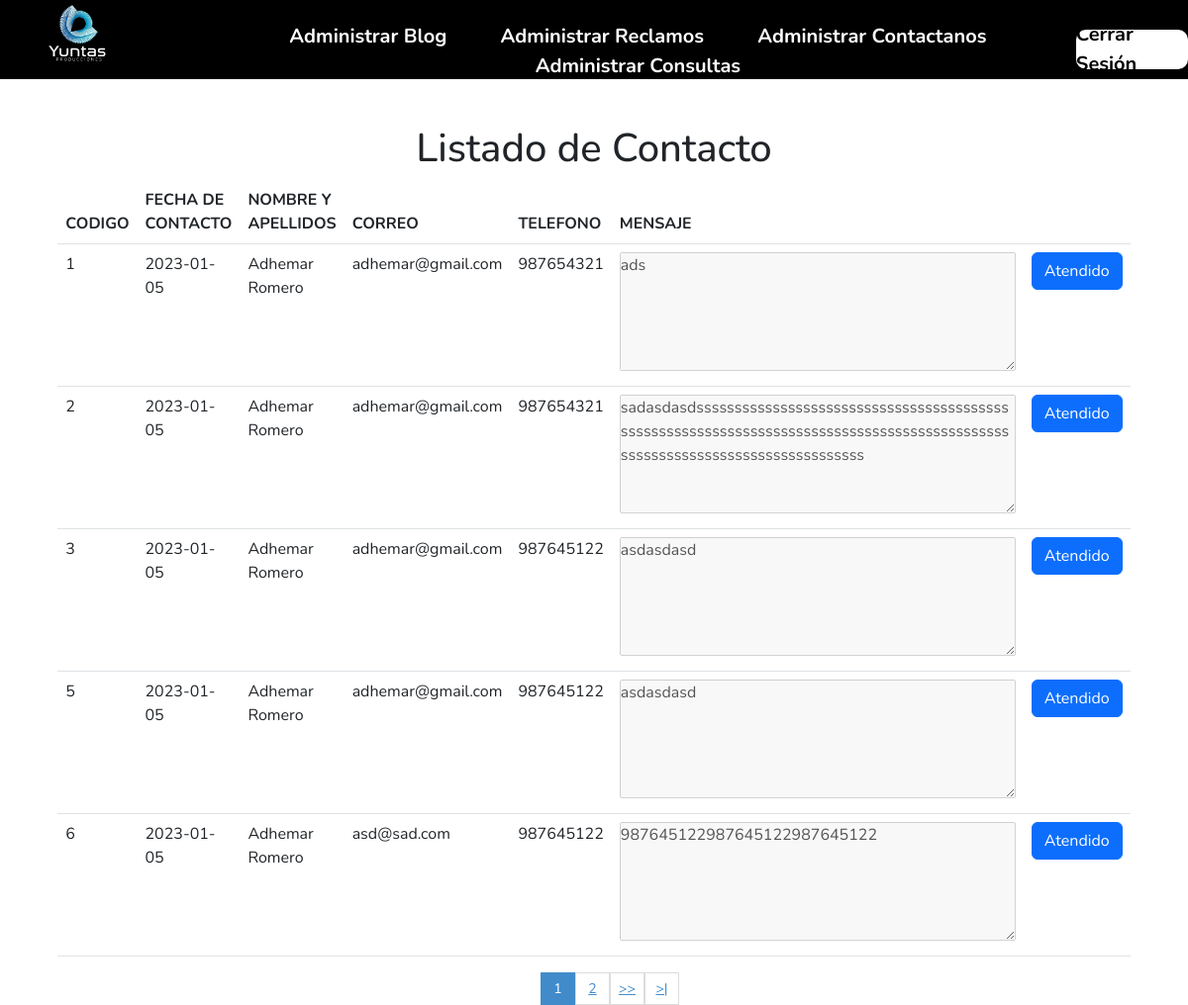
The page /admin/contactanos (signed in) on the database its author committed.
### tables this page shows
CREATE TABLE `contactanos` (
  `codigo` int(11) NOT NULL,
  `nomApe` varchar(200) NOT NULL,
  `correo` varchar(150) NOT NULL,
  `telf` int(11) NOT NULL,
  `msg` varchar(500) NOT NULL,
  `fechaContacto` date DEFAULT NULL,
  `estado` int(11) NOT NULL DEFAULT 1
);

### admin/controllers/contactanos.php (called while the page is built, shortened)
<?php
class Contactanos extends Controlador
{
	function mostrarVista()
	{
		$nombre = "contactanos";
		$fileName = "views/" . $nombre . "/index.php";
		require_once("$fileName");
	}
}
?>

### admin/index.php (called while the page is built, shortened)
<?php
	require_once("class/ruteador.php");
	$ruteador = new Ruteador();
?>

### admin/views/contactanos/index.php (the view, shortened to what this page needs)
<!DOCTYPE html>
<html lang="es">
<head>
  <link href="https://cdn.jsdelivr.net/npm/bootstrap@5.2.0-beta1/dist/css/bootstrap.min.css" rel="stylesheet">
  <link rel="stylesheet" href="public/css/contactanos.css">
</head>
<body>
  <?php require_once("views/layouts/navbar.php");?>
  <main>
    <header style="display: flex;">
      <h1>Listado de Contacto</h1>
    </header>
    <table class="table">
      <thead>
        <tr>
            <th scope="col">CODIGO</th>
            <th scope="col">FECHA DE CONTACTO</th>
            <th scope="col">NOMBRE Y APELLIDOS</th>
            <th scope="col">CORREO</th>
            <th scope="col">TELEFONO</th>
            <th scope="col">MENSAJE</th>
            <th scope="col"></th>
        </tr>
      </thead>
      <tbody>
        <?php
        include "core/conexion.php";
        $sql_registe = mysqli_query($conn,"SELECT COUNT(*) as total_registro FROM contactanos WHERE estado = 1");
        $result_register = mysqli_fetch_array($sql_registe);
        $total_registro = $result_register['total_registro'];
        $por_pagina = 5;
        if(empty($_GET['pagina']))
        {
          $pagina = 1;
        }else{
          $pagina = $_GET['pagina'];
        }
        $desde = ($pagina-1) * $por_pagina;
        $total_paginas = ceil($total_registro / $por_pagina);
        $query = mysqli_query($conn,"SELECT * FROM contactanos
                                     WHERE estado = 1
                                     ORDER BY codigo
                                     ASC LIMIT $desde,$por_pagina");
        $result = mysqli_num_rows($query);
        if($result > 0){
          while ($data = mysqli_fetch_array($query)) {
        ?>
          <tr>
            <td scope="row"><?php echo $data['codigo']?></td>
            <td><?php echo $data['fechaContacto']?></td>
            <td><?php echo $data['nomApe']?></td>
            <td><?php echo $data['correo']?></td>
            <td><?php echo $data['telf']?></td>
            <td><textarea class="msg" disabled><?php echo $data['msg']?></textarea></td>
            <td>
              <form action="atendidoContactanos" method="POST">
                <button type="submit" class="btn btn-primary">Atendido</button>
              </form>
            </td>
          </tr>
        <?php
          }
        }?>
      </tbody>
    </table>
    <div class="paginador">
			<ul>
			<?php
				for ($i=1; $i <= $total_paginas; $i++) {
					if($i == $pagina)
					{
						echo '<li class="pageSelected">'.$i.'</li>';
					}else{
						echo '<li><a href="?pagina='.$i.'">'.$i.'</a></li>';
					}
				}
				if($pagina != $total_paginas)
				{
			 ?>
				<li><a href="?pagina=<?php echo $pagina + 1; ?>">>></a></li>
				<li><a href="?pagina=<?php echo $total_paginas; ?> ">>|</a></li>
			<?php } ?>
			</ul>
		</div>
  </main>
</body>
</html>

### admin/class/ruteador.php (shortened to what this page needs)
<?php
class Ruteador
{
	function __construct()
	{
		$this->iniciar();
	}
	function iniciar()
	{
		$url = isset($_GET["url"]) ? $_GET["url"] : "login";
		$url = rtrim($url, "/");
		$url = explode("/", $url);
		$fileName = "controllers/" . $url[0] . ".php";
		if(file_exists($fileName))
		{
			$controlador = new $url[0];
			if(isset($url[1])){
				$controlador->{$url[1]}();
			} else {
			$controlador->mostrarVista();
			}
		}
		else
		{
			$controlador = new Errores();
			$controlador->mostrarVista();
		}
	}
}
?>

### admin/views/layouts/navbar.php (shortened to what this page needs)
<!DOCTYPE html>
<html lang="en">
<head>
    <link rel="stylesheet" href="public/css/navbar.css">
    <link rel="stylesheet" href="public/icons/style.css">
    <link href="https://cdnjs.cloudflare.com/ajax/libs/font-awesome/5.13.0/css/all.min.css" rel="stylesheet">
</head>
<body>
    <nav class="nav-principal">
        <img src="public/img/logowhite.webp" alt="" class="logo">
        <ul>
            <li><a href="blog">Administrar Blog</a></li>
            <li><a href="#">Administrar Reclamos</a></li>
            <li><a href="contactanos">Administrar Contactanos</a></li>
            <li><a href="#">Administrar Consultas</a></li>
        </ul>
        <a href="cerrarSesion" class="enlace">Cerrar Sesión</a>
    </nav>
    <div class="barra-blanca">
    </div>
</body>
</html>

### admin/public/css/contactanos.css (style rules this page uses)
* { margin: 0; padding: 0; box-sizing: border-box; }
main { width: 80%; margin: auto; display: flex; flex-direction: column; align-items: center; }
.msg { width: 400px; height: 120px; overflow: scroll; }
.paginador { height: 30px; }
.paginador ul { list-style: none; background: #FFF; display: -webkit-flex; display: -moz-flex; display: -ms-flex; display: -o-flex; display: flex; justify-content: flex-end; }
.paginador a, .pageSelected { color: #428bca; border: 1px solid #ddd; padding: 5px; display: inline-block; font-size: 14px; text-align: center; width: 35px; }
.pageSelected { color: #FFF; background: #428bca; border: 1px solid #428bca; }

### admin/public/css/navbar.css (style rules this page uses)
* { padding: 0; margin: 0; list-style: none; font-family: 'Nunito', sans-serif; }
nav { position: relative; background: black; height: 80px; width: 100%; display: flex; justify-content: space-evenly; align-items: center; }
.barra-blanca { display: inline-block; height: 40px; width: 100%; background: white; }
.enlace { color: #000; display: flex; align-items: center; justify-content: center; height: 40px; width: 130px; background-color: #FFF; position: relative; bottom: -10px; font-size: 20px; font-weight: bold; border-radius: 10px; text-decoration: none; }
.logo { height: 150px; width: 150px; }
nav ul { margin-right: 20px; text-align: center; }
nav ul li { display: inline-block; margin: 0 5px; cursor: pointer; }
nav ul li > a { color: #fff; position: relative; bottom: -20px; font-size: 20px; font-weight: bold; padding: 30px 40px; padding-right: 0; border-radius: 3px; text-decoration: none; }

### rows shown on the page
contactanos: codigo "1", fechaContacto "2023-01-05", nomApe "Adhemar Romero", correo "adhemar@gmail.com", telf "987654321", msg "ads"
contactanos: codigo "2", fechaContacto "2023-01-05", nomApe "Adhemar Romero", correo "adhemar@gmail.com", telf "987654321", msg "sadasdasdssssssssssssssssssssssssssssssssssssssssssssssssssssssssssssssssssssssssssssssssssssssssssssssssssssssssssssssssssssssssssss"
contactanos: codigo "3", fechaContacto "2023-01-05", nomApe "Adhemar Romero", correo "adhemar@gmail.com", telf "987645122", msg "asdasdasd"
contactanos: codigo "5", fechaContacto "2023-01-05", nomApe "Adhemar Romero", correo "adhemar@gmail.com", telf "987645122", msg "asdasdasd"
contactanos: codigo "6", fechaContacto "2023-01-05", nomApe "Adhemar Romero", correo "asd@sad.com", telf "987645122", msg "987645122987645122987645122"
